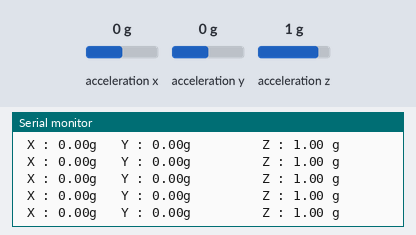
Bench run of a sketch on a simulated Arduino Uno, built with avr-gcc and run on an emulated ATmega328P. Shown: the last lines printed to the serial monitor. Wiring (inferred from the names in the program): ADXL345 accelerometer at I2C address 0x53. The test bench sets the inputs (shaded band); at power-on: acceleration x 0 g, acceleration y 0 g, acceleration z 1 g.

Above: at 1.2 s.
1.3 s: acceleration x set to -1.4 g
At 1.33 s:
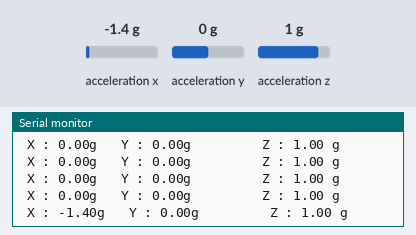
4.3 s: acceleration y set to -1.4 g
At 4.39 s:
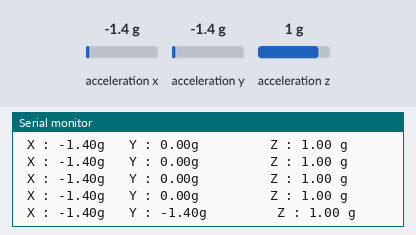
5.8 s: acceleration z set to -1.4 g
At 5.81 s:
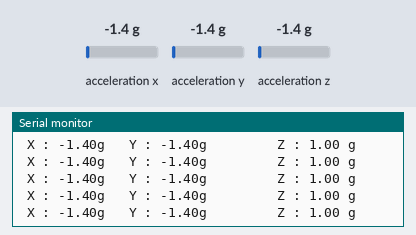

Measured:
- after the input at 1.3 s, the serial monitor: prints a new line at once (image 1)
- after the input at 4.3 s, the serial monitor: prints a new line after 0.08 s (image 2)

The sketch:

axilometer.ino
```cpp
#include <Wire.h>

int ADXL345=0x53;
String x,y,z;

void setup()
{
  Serial.begin(9600);
  Serial.println("Iniciar");
  Serial.println();
Wire.begin() ;

}

void loop()
{
  //leer los valores e imprimirlos
 Wire.beginTransmission(ADXL345);
 Wire.write(0x32);
 Wire.endTransmission(false);
 Wire.requestFrom(ADXL345, 6 ,true);
 x =getWireRead();
  y =getWireRead();
   z =getWireRead();

   Serial.println(" X : " + x + "g   Y : " + y + "g         Z : " + z + " g    " );
   delay(100);
}


float   getWireRead(){

float value = (  Wire.read () | Wire.read() <<8 );
return value/256;
}
```
